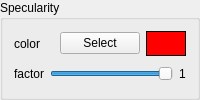
      <widget class="QGroupBox" name="groupBox_Specularity">
       <property name="title">
        <string>Specularity</string>
       </property>
       <layout class="QVBoxLayout" name="verticalLayout_2">
        <item>
         <layout class="QHBoxLayout" name="horizontalLayout_3">
          <item>
           <widget class="QLabel" name="textLabel1_47">
            <property name="text">
             <string>color</string>
            </property>
           </widget>
          </item>
          <item>
           <widget class="QPushButton" name="specularity_color_button">
            <property name="sizePolicy">
             <sizepolicy hsizetype="Preferred" vsizetype="Fixed">
              <horstretch>0</horstretch>
              <verstretch>0</verstretch>
             </sizepolicy>
            </property>
            <property name="text">
             <string>Select</string>
            </property>
           </widget>
          </item>
          <item>
           <widget class="QLabel" name="specularity_color_label">
            <property name="palette">
             <palette>
              <active>
               <colorrole role="WindowText">
                <brush brushstyle="SolidPattern">
                 <color alpha="255">
                  <red>0</red>
                  <green>0</green>
                  <blue>0</blue>
                 </color>
                </brush>
               </colorrole>
               <colorrole role="Button">
                <brush brushstyle="SolidPattern">
                 <color alpha="255">
                  <red>221</red>
                  <green>223</green>
                  <blue>228</blue>
                 </color>
                </brush>
               </colorrole>
               <colorrole role="Light">
                <brush brushstyle="SolidPattern">
                 <color alpha="255">
                  <red>255</red>
                  <green>255</green>
                  <blue>255</blue>
                 </color>
                </brush>
               </colorrole>
               <colorrole role="Midlight">
                <brush brushstyle="SolidPattern">
                 <color alpha="255">
                  <red>255</red>
                  <green>255</green>
                  <blue>255</blue>
                 </color>
                </brush>
               </colorrole>
               <colorrole role="Dark">
                <brush brushstyle="SolidPattern">
                 <color alpha="255">
                  <red>85</red>
                  <green>85</green>
                  <blue>85</blue>
                 </color>
                </brush>
               </colorrole>
               <colorrole role="Mid">
                <brush brushstyle="SolidPattern">
                 <color alpha="255">
                  <red>199</red>
                  <green>199</green>
                  <blue>199</blue>
                 </color>
                </brush>
               </colorrole>
               <colorrole role="Text">
                <brush brushstyle="SolidPattern">
                 <color alpha="255">
                  <red>0</red>
                  <green>0</green>
                  <blue>0</blue>
                 </color>
                </brush>
               </colorrole>
               <colorrole role="BrightText">
                <brush brushstyle="SolidPattern">
                 <color alpha="255">
                  <red>255</red>
                  <green>255</green>
                  <blue>255</blue>
                 </color>
                </brush>
               </colorrole>
               <colorrole role="ButtonText">
                <brush brushstyle="SolidPattern">
                 <color alpha="255">
                  <red>0</red>
                  <green>0</green>
                  <blue>0</blue>
                 </color>
                </brush>
               </colorrole>
               <colorrole role="Base">
                <brush brushstyle="SolidPattern">
                 <color alpha="255">
                  <red>255</red>
                  <green>255</green>
                  <blue>255</blue>
                 </color>
                </brush>
               </colorrole>
               <colorrole role="Window">
                <brush brushstyle="SolidPattern">
                 <color alpha="255">
                  <red>255</red>
                  <green>0</green>
                  <blue>0</blue>
                 </color>
                </brush>
               </colorrole>
               <colorrole role="Shadow">
                <brush brushstyle="SolidPattern">
                 <color alpha="255">
                  <red>0</red>
                  <green>0</green>
                  <blue>0</blue>
                 </color>
                </brush>
               </colorrole>
               <colorrole role="Highlight">
                <brush brushstyle="SolidPattern">
                 <color alpha="255">
                  <red>103</red>
                  <green>141</green>
                  <blue>178</blue>
                 </color>
                </brush>
               </colorrole>
               <colorrole role="HighlightedText">
                <brush brushstyle="SolidPattern">
                 <color alpha="255">
                  <red>255</red>
                  <green>255</green>
                  <blue>255</blue>
                 </color>
                </brush>
               </colorrole>
               <colorrole role="Link">
                <brush brushstyle="SolidPattern">
                 <color alpha="255">
                  <red>0</red>
                  <green>0</green>
                  <blue>238</blue>
                 </color>
                </brush>
               </colorrole>
               <colorrole role="LinkVisited">
                <brush brushstyle="SolidPattern">
                 <color alpha="255">
                  <red>82</red>
                  <green>24</green>
                  <blue>139</blue>
                 </color>
                </brush>
               </colorrole>
               <colorrole role="AlternateBase">
                <brush brushstyle="SolidPattern">
                 <color alpha="255">
                  <red>232</red>
                  <green>232</green>
                  <blue>232</blue>
                 </color>
                </brush>
               </colorrole>
              </active>
              <inactive>
               <colorrole role="WindowText">
                <brush brushstyle="SolidPattern">
                 <color alpha="255">
                  <red>0</red>
                  <green>0</green>
                  <blue>0</blue>
                 </color>
                </brush>
               </colorrole>
               <colorrole role="Button">
                <brush brushstyle="SolidPattern">
                 <color alpha="255">
                  <red>221</red>
                  <green>223</green>
                  <blue>228</blue>
                 </color>
                </brush>
               </colorrole>
               <colorrole role="Light">
                <brush brushstyle="SolidPattern">
                 <color alpha="255">
                  <red>255</red>
                  <green>255</green>
                  <blue>255</blue>
                 </color>
                </brush>
               </colorrole>
               <colorrole role="Midlight">
                <brush brushstyle="SolidPattern">
                 <color alpha="255">
                  <red>255</red>
                  <green>255</green>
                  <blue>255</blue>
                 </color>
                </brush>
               </colorrole>
               <colorrole role="Dark">
                <brush brushstyle="SolidPattern">
                 <color alpha="255">
                  <red>85</red>
                  <green>85</green>
                  <blue>85</blue>
                 </color>
                </brush>
               </colorrole>
               <colorrole role="Mid">
                <brush brushstyle="SolidPattern">
                 <color alpha="255">
                  <red>199</red>
                  <green>199</green>
                  <blue>199</blue>
                 </color>
                </brush>
               </colorrole>
               <colorrole role="Text">
                <brush brushstyle="SolidPattern">
                 <color alpha="255">
                  <red>0</red>
                  <green>0</green>
                  <blue>0</blue>
                 </color>
                </brush>
               </colorrole>
               <colorrole role="BrightText">
                <brush brushstyle="SolidPattern">
                 <color alpha="255">
                  <red>255</red>
                  <green>255</green>
                  <blue>255</blue>
                 </color>
                </brush>
               </colorrole>
               <colorrole role="ButtonText">
                <brush brushstyle="SolidPattern">
                 <color alpha="255">
                  <red>0</red>
                  <green>0</green>
                  <blue>0</blue>
                 </color>
                </brush>
               </colorrole>
               <colorrole role="Base">
                <brush brushstyle="SolidPattern">
                 <color alpha="255">
                  <red>255</red>
                  <green>255</green>
                  <blue>255</blue>
                 </color>
                </brush>
               </colorrole>
               <colorrole role="Window">
                <brush brushstyle="SolidPattern">
                 <color alpha="255">
                  <red>255</red>
                  <green>0</green>
                  <blue>0</blue>
                 </color>
                </brush>
               </colorrole>
               <colorrole role="Shadow">
                <brush brushstyle="SolidPattern">
                 <color alpha="255">
                  <red>0</red>
                  <green>0</green>
                  <blue>0</blue>
                 </color>
                </brush>
               </colorrole>
               <colorrole role="Highlight">
                <brush brushstyle="SolidPattern">
                 <color alpha="255">
                  <red>103</red>
                  <green>141</green>
                  <blue>178</blue>
                 </color>
                </brush>
               </colorrole>
               <colorrole role="HighlightedText">
                <brush brushstyle="SolidPattern">
                 <color alpha="255">
                  <red>255</red>
                  <green>255</green>
                  <blue>255</blue>
                 </color>
                </brush>
               </colorrole>
               <colorrole role="Link">
                <brush brushstyle="SolidPattern">
                 <color alpha="255">
                  <red>0</red>
                  <green>0</green>
                  <blue>238</blue>
                 </color>
                </brush>
               </colorrole>
               <colorrole role="LinkVisited">
                <brush brushstyle="SolidPattern">
                 <color alpha="255">
                  <red>82</red>
                  <green>24</green>
                  <blue>139</blue>
                 </color>
                </brush>
               </colorrole>
               <colorrole role="AlternateBase">
                <brush brushstyle="SolidPattern">
                 <color alpha="255">
                  <red>232</red>
                  <green>232</green>
                  <blue>232</blue>
                 </color>
                </brush>
               </colorrole>
              </inactive>
              <disabled>
               <colorrole role="WindowText">
                <brush brushstyle="SolidPattern">
                 <color alpha="255">
                  <red>128</red>
                  <green>128</green>
                  <blue>128</blue>
                 </color>
                </brush>
               </colorrole>
               <colorrole role="Button">
                <brush brushstyle="SolidPattern">
                 <color alpha="255">
                  <red>221</red>
                  <green>223</green>
                  <blue>228</blue>
                 </color>
                </brush>
               </colorrole>
               <colorrole role="Light">
                <brush brushstyle="SolidPattern">
                 <color alpha="255">
                  <red>255</red>
                  <green>255</green>
                  <blue>255</blue>
                 </color>
                </brush>
               </colorrole>
               <colorrole role="Midlight">
                <brush brushstyle="SolidPattern">
                 <color alpha="255">
                  <red>255</red>
                  <green>255</green>
                  <blue>255</blue>
                 </color>
                </brush>
               </colorrole>
               <colorrole role="Dark">
                <brush brushstyle="SolidPattern">
                 <color alpha="255">
                  <red>85</red>
                  <green>85</green>
                  <blue>85</blue>
                 </color>
                </brush>
               </colorrole>
               <colorrole role="Mid">
                <brush brushstyle="SolidPattern">
                 <color alpha="255">
                  <red>199</red>
                  <green>199</green>
                  <blue>199</blue>
                 </color>
                </brush>
               </colorrole>
               <colorrole role="Text">
                <brush brushstyle="SolidPattern">
                 <color alpha="255">
                  <red>199</red>
                  <green>199</green>
                  <blue>199</blue>
                 </color>
                </brush>
               </colorrole>
               <colorrole role="BrightText">
                <brush brushstyle="SolidPattern">
                 <color alpha="255">
                  <red>255</red>
                  <green>255</green>
                  <blue>255</blue>
                 </color>
                </brush>
               </colorrole>
               <colorrole role="ButtonText">
                <brush brushstyle="SolidPattern">
                 <color alpha="255">
                  <red>128</red>
                  <green>128</green>
                  <blue>128</blue>
                 </color>
                </brush>
               </colorrole>
               <colorrole role="Base">
                <brush brushstyle="SolidPattern">
                 <color alpha="255">
                  <red>255</red>
                  <green>0</green>
                  <blue>0</blue>
                 </color>
                </brush>
               </colorrole>
               <colorrole role="Window">
                <brush brushstyle="SolidPattern">
                 <color alpha="255">
                  <red>255</red>
                  <green>0</green>
                  <blue>0</blue>
                 </color>
                </brush>
               </colorrole>
               <colorrole role="Shadow">
                <brush brushstyle="SolidPattern">
                 <color alpha="255">
                  <red>0</red>
                  <green>0</green>
                  <blue>0</blue>
                 </color>
                </brush>
               </colorrole>
               <colorrole role="Highlight">
                <brush brushstyle="SolidPattern">
                 <color alpha="255">
                  <red>86</red>
                  <green>117</green>
                  <blue>148</blue>
                 </color>
                </brush>
               </colorrole>
               <colorrole role="HighlightedText">
                <brush brushstyle="SolidPattern">
                 <color alpha="255">
                  <red>255</red>
                  <green>255</green>
                  <blue>255</blue>
                 </color>
                </brush>
               </colorrole>
               <colorrole role="Link">
                <brush brushstyle="SolidPattern">
                 <color alpha="255">
                  <red>0</red>
                  <green>0</green>
                  <blue>238</blue>
                 </color>
                </brush>
               </colorrole>
               <colorrole role="LinkVisited">
                <brush brushstyle="SolidPattern">
                 <color alpha="255">
                  <red>82</red>
                  <green>24</green>
                  <blue>139</blue>
                 </color>
                </brush>
               </colorrole>
               <colorrole role="AlternateBase">
                <brush brushstyle="SolidPattern">
                 <color alpha="255">
                  <red>232</red>
                  <green>232</green>
                  <blue>232</blue>
                 </color>
                </brush>
               </colorrole>
              </disabled>
             </palette>
            </property>
            <property name="focusPolicy">
             <enum>Qt::NoFocus</enum>
            </property>
            <property name="autoFillBackground">
             <bool>true</bool>
            </property>
            <property name="frameShape">
             <enum>QFrame::Panel</enum>
            </property>
            <property name="text">
             <string/>
            </property>
           </widget>
          </item>
         </layout>
        </item>
        <item>
         <layout class="QHBoxLayout" name="horizontalLayout_4">
          <item>
           <widget class="QLabel" name="textLabel1_48">
            <property name="text">
             <string>factor</string>
            </property>
           </widget>
          </item>
          <item>
           <widget class="QSlider" name="specularity_factor_slider">
            <property name="sizePolicy">
             <sizepolicy hsizetype="Expanding" vsizetype="Fixed">
              <horstretch>0</horstretch>
              <verstretch>0</verstretch>
             </sizepolicy>
            </property>
            <property name="minimum">
             <number>0</number>
            </property>
            <property name="maximum">
             <number>100</number>
            </property>
            <property name="pageStep">
             <number>1</number>
            </property>
            <property name="value">
             <number>100</number>
            </property>
            <property name="sliderPosition">
             <number>100</number>
            </property>
            <property name="orientation">
             <enum>Qt::Horizontal</enum>
            </property>
            <property name="tickPosition">
             <enum>QSlider::NoTicks</enum>
            </property>
            <property name="tickInterval">
             <number>1</number>
            </property>
           </widget>
          </item>
          <item>
           <widget class="QLabel" name="specularity_factor_label">
            <property name="text">
             <string>1</string>
            </property>
            <property name="alignment">
             <set>Qt::AlignCenter</set>
            </property>
           </widget>
          </item>
         </layout>
        </item>
       </layout>
      </widget>
